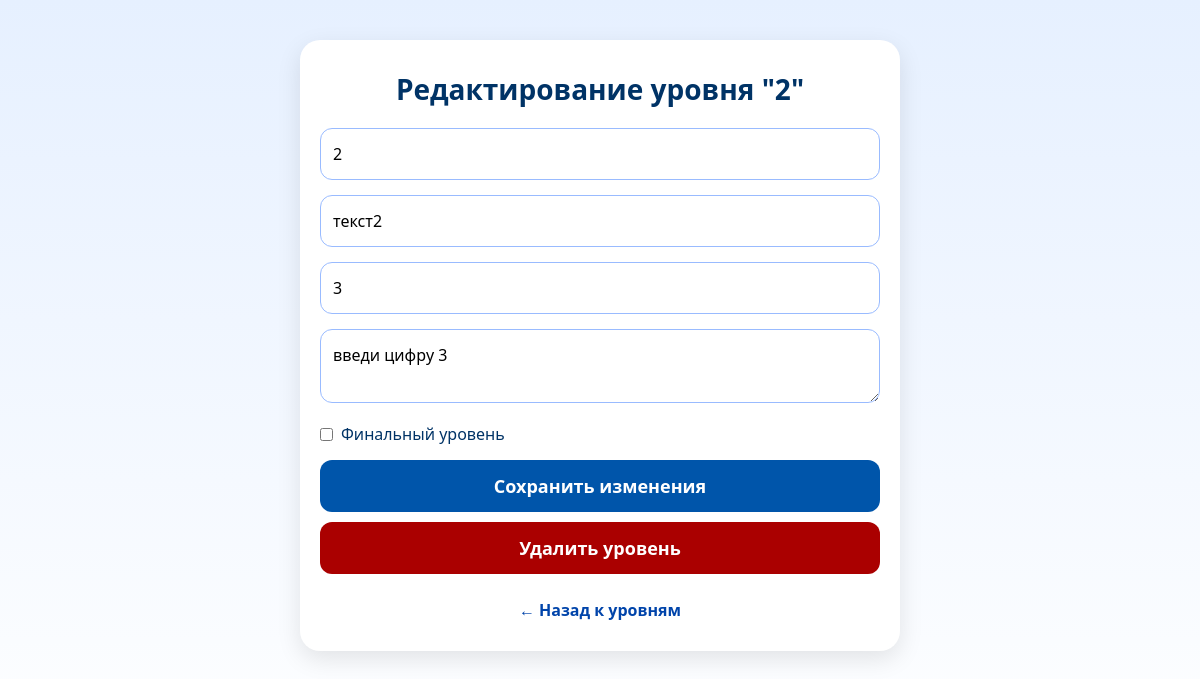
Page /admin/level/2/edit (signed in) on the committed database.
### app.py (models this page shows)
class Level(db.Model):
    id = db.Column(db.Integer, primary_key=True)
    quest_id = db.Column(db.Integer, db.ForeignKey('quest.id'))
    quest = db.relationship('Quest', backref='levels')
    code = db.Column(db.String(50))
    text = db.Column(db.Text)
    next_code = db.Column(db.String(50), nullable=True)
    is_final = db.Column(db.Boolean, default=False)
    hint = db.Column(db.Text, nullable=True)  # <-- новое поле

### app.py (the view, shortened to what this page needs)
@app.route('/admin/level/<int:level_id>/edit', methods=['GET', 'POST'])
@admin_required
def admin_edit_level(level_id):
    level = Level.query.get_or_404(level_id)
    return render_template('admin_edit_level_form.html', level=level)

### app.py (called while the page is built)
def admin_required(f):
    @wraps(f)
    def wrapper(*args, **kwargs):
        if 'user_id' not in session or session.get('role') != 'admin':
            flash("Требуется вход администратора")
            return redirect(url_for('admin_login'))
        return f(*args, **kwargs)
    return wrapper

### templates/admin_edit_level_form.html (shortened to what this page needs)
<!DOCTYPE html>
<html lang="ru">
<head>
</head>
<body>
<div class="container">
    <h1>Редактирование уровня "{{ level.code }}"</h1>
    <form method="post">
        <input type="text" name="code" placeholder="Код уровня" value="{{ level.code }}" required>
        <input type="text" name="text" placeholder="Текст задания" value="{{ level.text }}" required>
        <input type="text" name="next_code" placeholder="Код следующего уровня" value="{{ level.next_code }}">
        <textarea name="hint" placeholder="Подсказка (появится через прогресс)" rows="2">{{ level.hint or '' }}</textarea>
        <label><input type="checkbox" name="is_final" {% if level.is_final %}checked{% endif %}> Финальный уровень</label>
        <button type="submit" class="submit-btn">Сохранить изменения</button>
    </form>
    <form method="post" action="{{ url_for('admin_delete_level', level_id=level.id) }}">
        <button type="submit" class="submit-btn delete-btn">Удалить уровень</button>
    </form>
    <a href="{{ url_for('admin_levels', quest_id=level.quest_id) }}" class="back-btn">← Назад к уровням</a>
</div>
</body>
</html>

### templates/admin_edit_level_form.html (style rules this page uses)
* { margin:0; padding:0; box-sizing:border-box; font-family: 'Segoe UI', Tahoma, Geneva, Verdana, sans-serif; }
body { min-height: 100vh; display:flex; justify-content:center; align-items:flex-start; background: linear-gradient(to bottom, #e6f0ff, #ffffff); padding-top: 40px; }
.container { position: relative; background: #ffffff; padding: 30px 20px; border-radius: 20px; width: 95%; max-width: 600px; text-align: center; box-shadow: 0 8px 25px rgba(0,0,0,0.1); }
h1 { font-size: 28px; margin-bottom: 20px; color: #003366; }
form input[type="text"], form textarea { width: 100%; padding: 14px 12px; margin-bottom: 15px; border-radius: 12px; border: 1px solid #99bbff; font-size: 16px; outline: none; transition: all 0.3s ease; }
form label { display: flex; align-items: center; font-weight: 500; color: #003366; margin-bottom: 15px; }
form label input { margin-right: 8px; }
form button.submit-btn { width: 100%; padding: 14px; border: none; border-radius: 12px; background: #0055aa; font-size: 18px; color: #ffffff; font-weight: bold; cursor: pointer; transition: all 0.3s ease; margin-bottom: 10px; }
form button.delete-btn { background: #aa0000; }
.back-btn { display: inline-block; margin-top: 15px; color: #0044aa; text-decoration: none; font-weight: bold; }

### rows in the picture
Level: code "2", text "текст2", next_code "3", hint "введи цифру 3"
